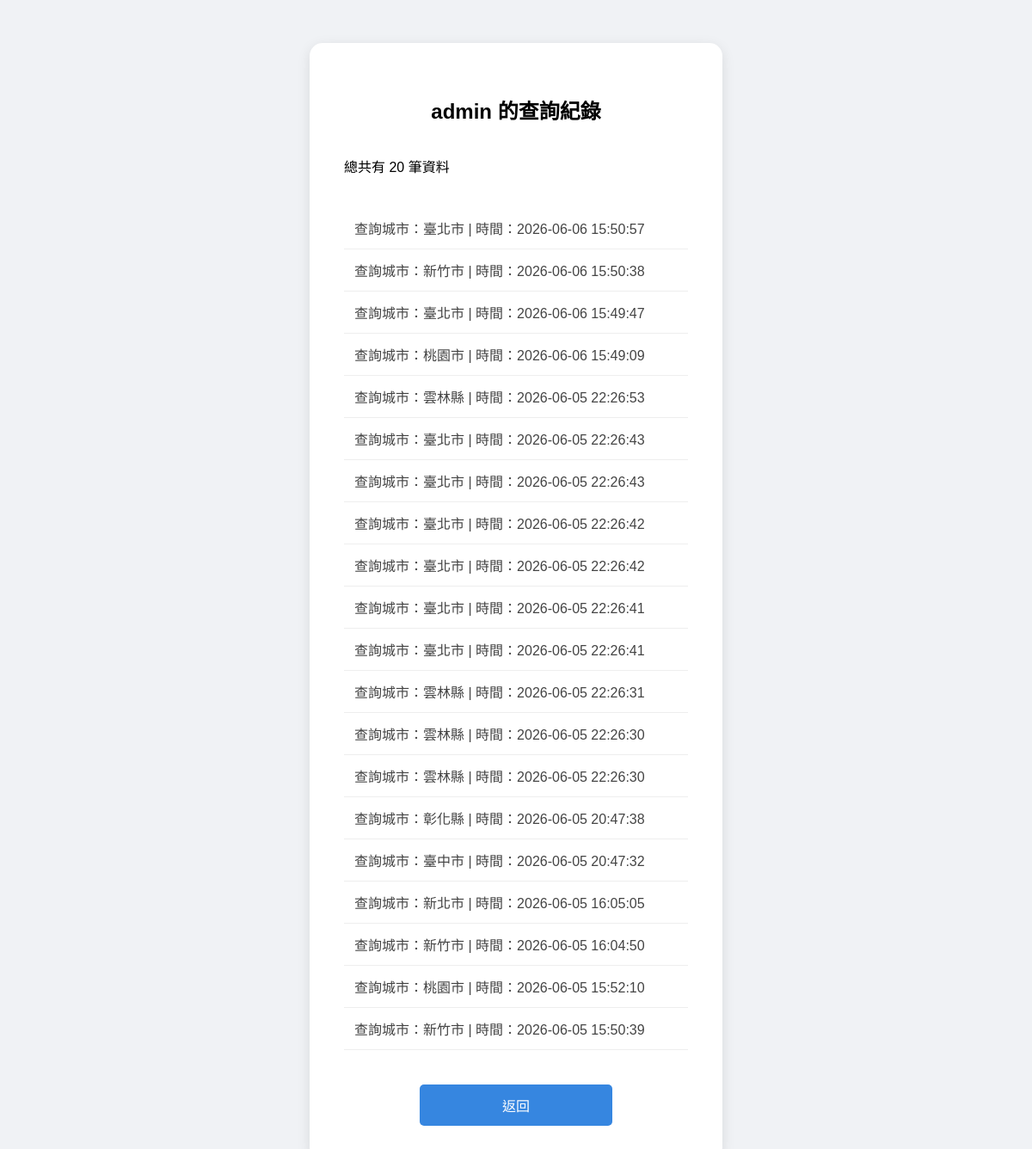
The app's page /history (signed in), older data.
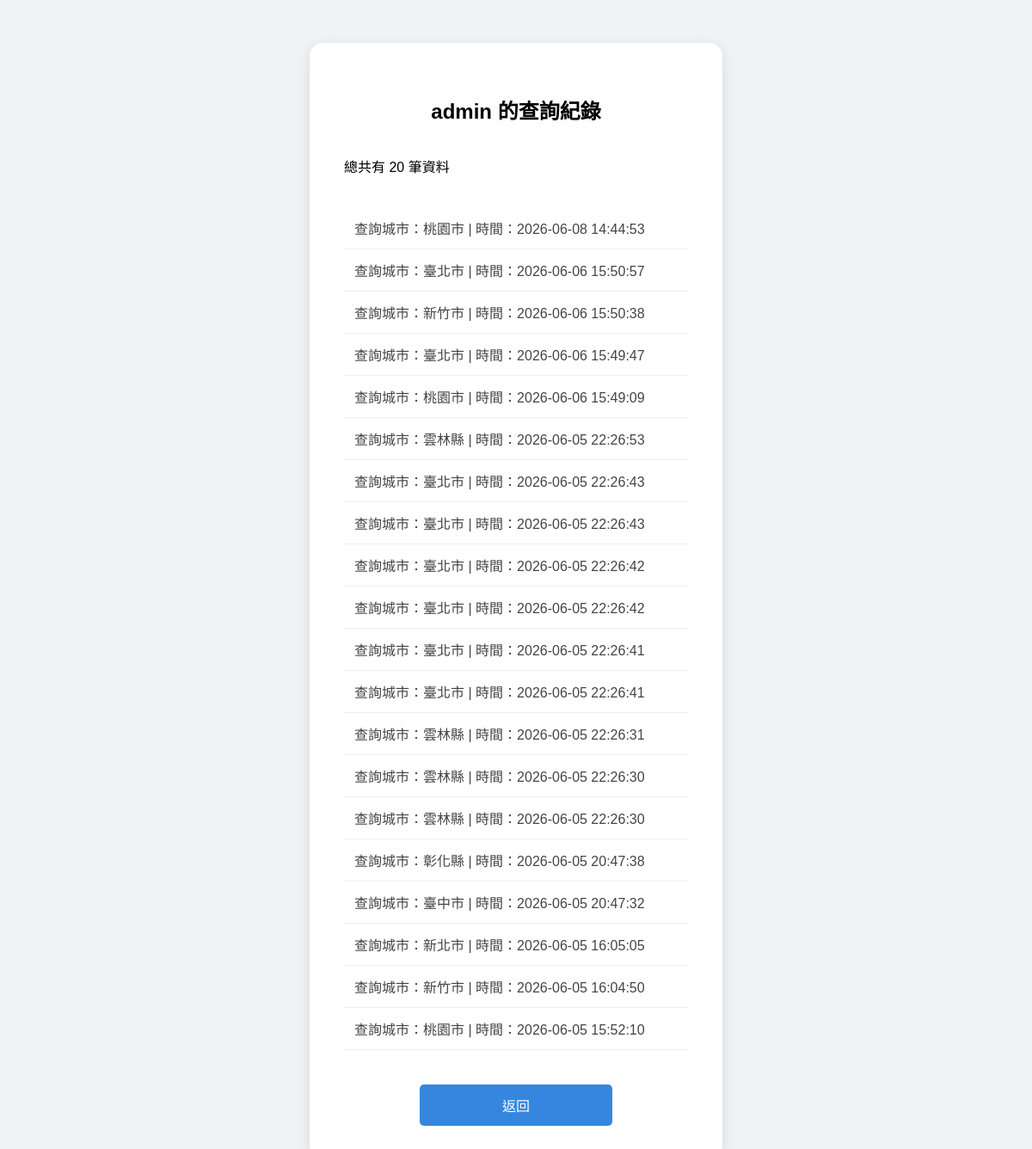
The same page, newer data.
### tables this page shows
CREATE TABLE query_history 
                 (username TEXT, city TEXT, ip TEXT, timestamp TEXT);

### server.py (the view)
@app.route("/history")
def history_page():
    username = session.get('username')
    if not username:
        return redirect(url_for("login_page"))
    conn = sqlite3.connect("users.db")
    c = conn.cursor()
    c.execute("SELECT city, timestamp FROM query_history WHERE username = ? ORDER BY timestamp DESC LIMIT 20", (username,))
    rows = c.fetchall()
    conn.close()
    return render_template("history.html", username=username, history=rows)

### server.py (called while the page is built)
@app.context_processor
def inject_city_towns():
    return dict(CITIES=CITIES)

### templates/history.html (shortened to what this page needs)
<!DOCTYPE html>
<html lang="zh-Hant">
<head>
    <link rel="stylesheet" href="{{ url_for('static', filename='style.css') }}">
</head>
<body>
    <div class="login-box">
        <h2>{{ username }} 的查詢紀錄</h2>
        <p>總共有 {{ history|length }} 筆資料</p>
        <ul class="history-list">
            {% for row in history %}
                <li>查詢城市：{{ row[0] }} | 時間：{{ row[1] }}</li>
            {% endfor %}
        </ul>
        <div style="margin-top: 20px; text-align: center;">
            <a href="{{ url_for('dashboard', username=username) }}" class="submit">返回</a>
        </div>
    </div>
</body>
</html>

### static/style.css (style rules this page uses)
body { margin: 0; min-height: 100vh; display: flex; justify-content: center; padding-top: 50px; background-color: #f0f2f5; font-family: Arial, sans-serif; }
.login-box { background: white; padding: 40px; border-radius: 15px; box-shadow: 0 4px 15px rgba(0,0,0,0.1); display: flex; flex-direction: column; width: 400px; }
.login-box h2 { text-align: center; margin-bottom: 20px; }
.submit { margin-top: 20px; background-color: #3686e0; color: white; border: none; padding: 12px; cursor: pointer; border-radius: 5px; text-decoration: none; width: 200px; margin: 0 auto; display: inline-flex; justify-content: center; align-items: center; white-space: nowrap; }
.history-list { list-style: none; padding: 0; margin: 20px 0; }
.history-list li { padding: 12px; border-bottom: 1px solid #eee; color: #444; font-size: 1em; }

Row changes from the older to the newer data that the page shows:
no longer on this page (row unchanged): query_history: city "新竹市", timestamp "2026-06-05 15:50:39"
added query_history: city "桃園市", timestamp "2026-06-08 14:44:53"
